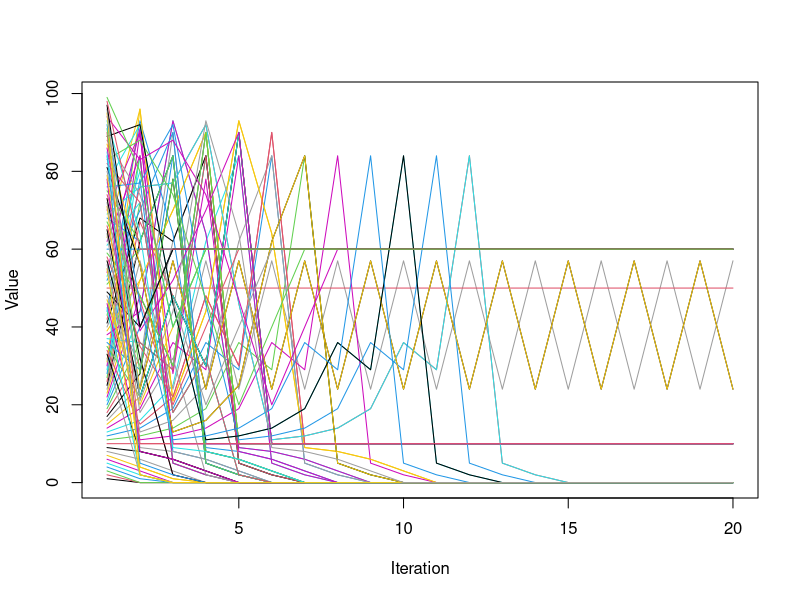
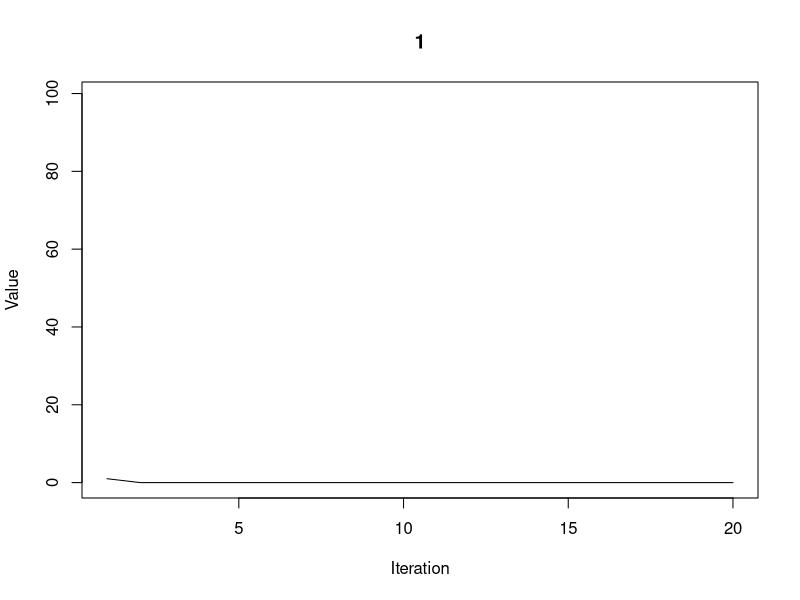
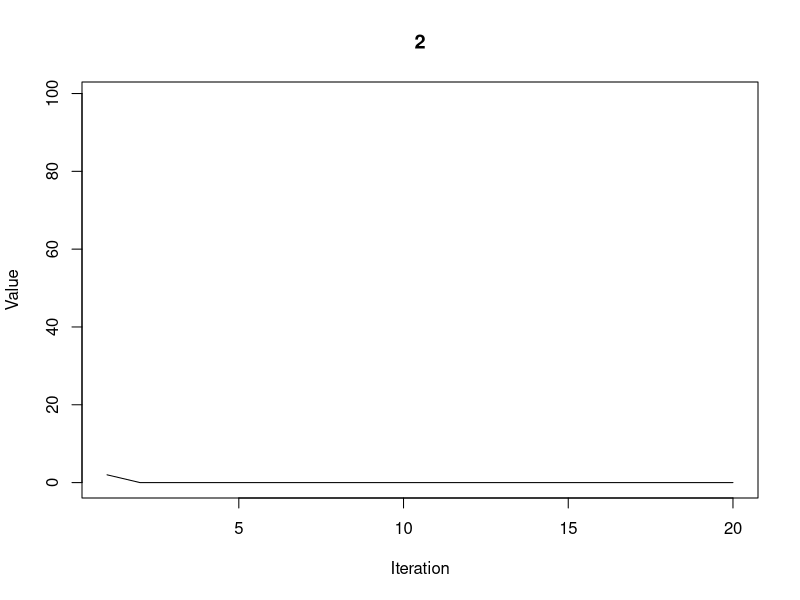
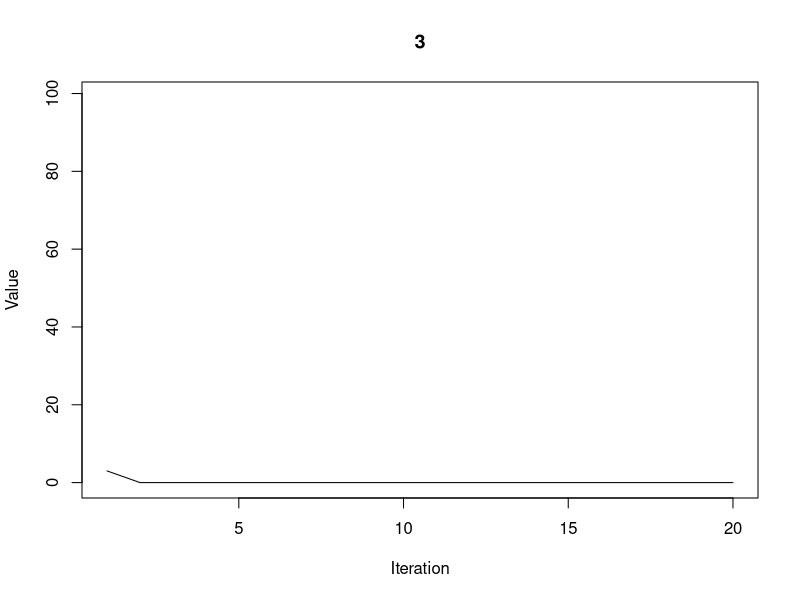
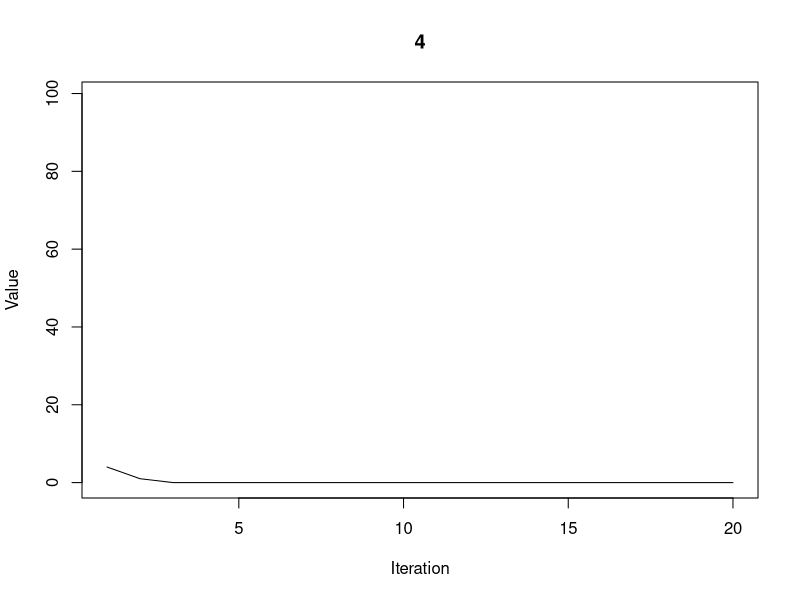
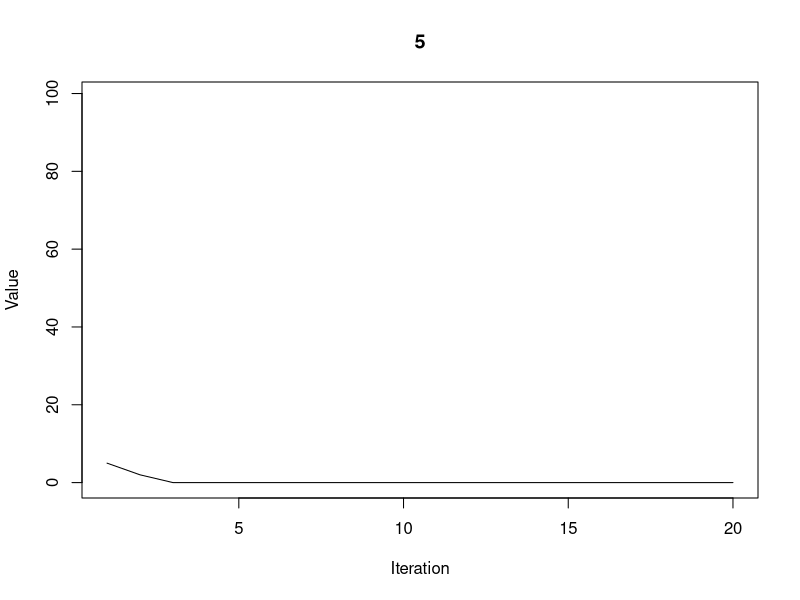
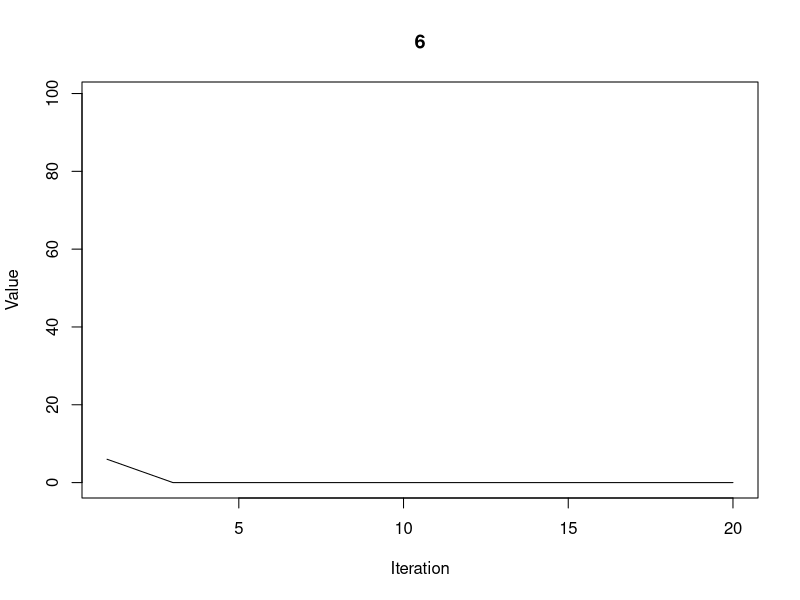
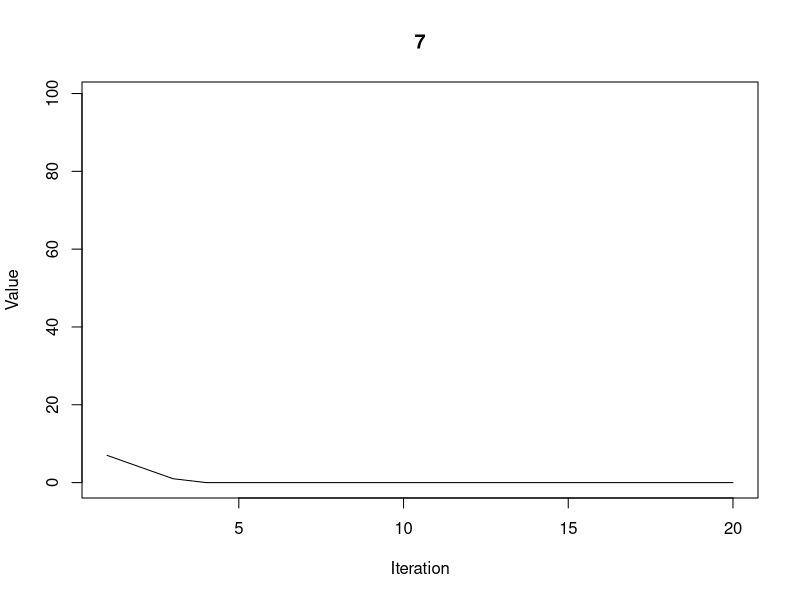

The R source for these figures, in order:
numbers <- 1:99

randseq <- matrix(NA, nrow = length(numbers), ncol = 20)

randseq[, 1] <- numbers
for (c in 2:ncol(randseq)) {
  for (j in 1:nrow(randseq)) {
  randseq[j, c] <- as.numeric(substr(paste(paste(rep("0", 4 - nchar(randseq[j, c - 1]^2)), collapse = "", sep = ""),
                         (randseq[j, c - 1])^2, collapse = "", sep = ""), 2, 3))
                               
  }
}

plot(randseq[1, ], ylim = range(randseq), type = "n", ylab = "Value", 
     xlab = "Iteration")
for (k in 1:nrow(randseq)) {
  lines(randseq[k, ], col = k)
}

for (k in 1:nrow(randseq)) {
  plot(randseq[k, ], ylim = range(randseq), type = "l", main = k, ylab = "Value", 
       xlab = "Iteration")
}
